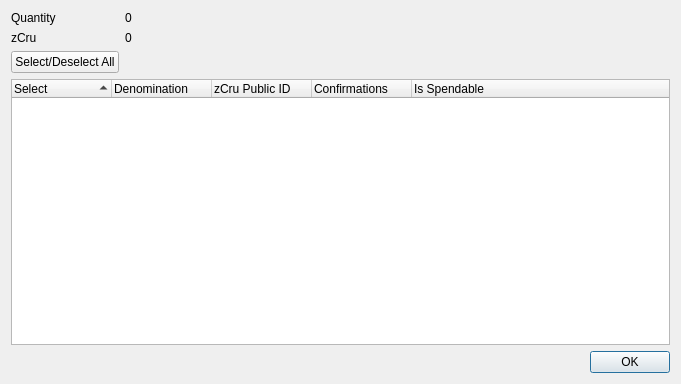
<?xml version="1.0" encoding="UTF-8"?>
<ui version="4.0">
 <class>ZCruControlDialog</class>
 <widget class="QDialog" name="ZCruControlDialog">
  <property name="geometry">
   <rect>
    <x>0</x>
    <y>0</y>
    <width>681</width>
    <height>384</height>
   </rect>
  </property>
  <property name="minimumSize">
   <size>
    <width>681</width>
    <height>384</height>
   </size>
  </property>
  <property name="windowTitle">
   <string>Select zCru to Spend</string>
  </property>
  <layout class="QGridLayout" name="gridLayout">
   <item row="0" column="0">
    <layout class="QFormLayout" name="formLayout">
     <property name="sizeConstraint">
      <enum>QLayout::SetDefaultConstraint</enum>
     </property>
     <item row="0" column="0">
      <widget class="QLabel" name="labelQuantity">
       <property name="text">
        <string>Quantity</string>
       </property>
      </widget>
     </item>
     <item row="0" column="1">
      <widget class="QLabel" name="labelQuantity_int">
       <property name="text">
        <string>0</string>
       </property>
      </widget>
     </item>
     <item row="1" column="0">
      <widget class="QLabel" name="labelZCru">
       <property name="text">
        <string>zCru</string>
       </property>
      </widget>
     </item>
     <item row="1" column="1">
      <widget class="QLabel" name="labelZCru_int">
       <property name="text">
        <string>0</string>
       </property>
      </widget>
     </item>
     <item row="2" column="0">
      <widget class="QPushButton" name="pushButtonAll">
       <property name="text">
        <string>Select/Deselect All</string>
       </property>
      </widget>
     </item>
    </layout>
   </item>
   <item row="1" column="0">
    <layout class="QVBoxLayout" name="verticalLayout">
     <item>
      <widget class="QTreeWidget" name="treeWidget">
       <property name="minimumSize">
        <size>
         <width>0</width>
         <height>250</height>
        </size>
       </property>
       <property name="alternatingRowColors">
        <bool>true</bool>
       </property>
       <property name="sortingEnabled">
        <bool>true</bool>
       </property>
       <property name="columnCount">
        <number>5</number>
       </property>
       <attribute name="headerDefaultSectionSize">
        <number>100</number>
       </attribute>
       <column>
        <property name="text">
         <string notr="true">Select</string>
        </property>
       </column>
       <column>
        <property name="text">
         <string notr="true">Denomination</string>
        </property>
       </column>
       <column>
        <property name="text">
         <string notr="true">zCru Public ID</string>
        </property>
       </column>
       <column>
        <property name="text">
         <string notr="true">Confirmations</string>
        </property>
       </column>
       <column>
        <property name="text">
         <string>Is Spendable</string>
        </property>
       </column>
      </widget>
     </item>
     <item>
      <widget class="QDialogButtonBox" name="buttonBox">
       <property name="orientation">
        <enum>Qt::Horizontal</enum>
       </property>
       <property name="standardButtons">
        <set>QDialogButtonBox::Ok</set>
       </property>
      </widget>
     </item>
    </layout>
   </item>
  </layout>
 </widget>
 <resources/>
 <connections>
  <connection>
   <sender>buttonBox</sender>
   <signal>accepted()</signal>
   <receiver>ZCruControlDialog</receiver>
   <slot>accept()</slot>
   <hints>
    <hint type="sourcelabel">
     <x>248</x>
     <y>254</y>
    </hint>
    <hint type="destinationlabel">
     <x>157</x>
     <y>274</y>
    </hint>
   </hints>
  </connection>
  <connection>
   <sender>buttonBox</sender>
   <signal>rejected()</signal>
   <receiver>ZCruControlDialog</receiver>
   <slot>reject()</slot>
   <hints>
    <hint type="sourcelabel">
     <x>316</x>
     <y>260</y>
    </hint>
    <hint type="destinationlabel">
     <x>286</x>
     <y>274</y>
    </hint>
   </hints>
  </connection>
 </connections>
</ui>
